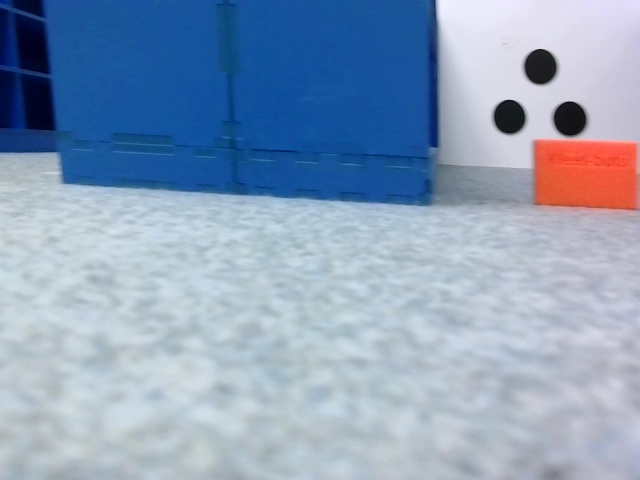
#> input picture software/python/test_data/IsleView2.jpg, 640 x 480 px
$ python -i stock.py   (imports and definitions only)
#> lines starting #> are read from the running program, lines starting #| are printed output that depends on the picture; after the words box and inside, x2 and y2 are one past the last pixel; in counts of white or black regions, pixels touching at a corner belong together
#> further down, picture is the input picture: shape (480, 640, 3); mean B, G, R 186.2, 160.3, 140.7
import cv2
import numpy as np

# Return a frame with boxes arround orange stock items
def findStock(frame):
    mask = frame.copy()
    # cv2.cvtColor(mask, cv2.COLOR_BGR2RGB, mask)
    cv2.GaussianBlur(mask, (5, 5), 0, mask)
    hsv = cv2.cvtColor(mask, cv2.COLOR_BGR2HSV)
#> hsv: shape (480, 640, 3); mean H, S, V 104.2, 84, 190.2

    lower_orange = np.array([0, 80, 0])
    upper_orange = np.array([100, 255, 255])

    mask_orange = cv2.inRange(hsv, lower_orange, upper_orange)
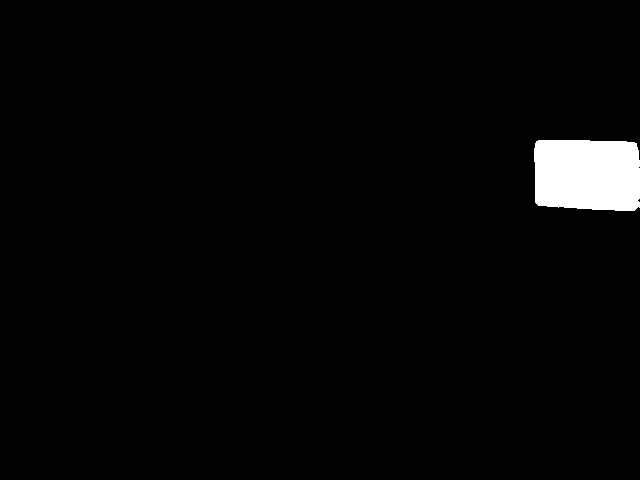
#> mask_orange: shape (480, 640); 2.3% white; 1 white region, box (x1, y1, x2, y2) and area: (534, 140, 640, 211) 7125
    openingMagnitude = 5
    mask_orange = cv2.erode(mask_orange, np.ones((openingMagnitude, openingMagnitude)))  # Erode to remove noise
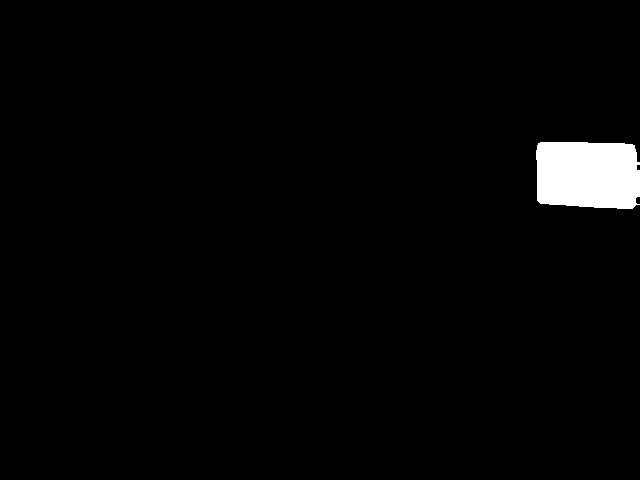
#> mask_orange: shape (480, 640); 2.1% white; 1 white region, box (x1, y1, x2, y2) and area: (536, 142, 640, 209) 6481
    mask_orange = cv2.dilate(mask_orange, np.ones((openingMagnitude, openingMagnitude)))  # Dilate to restore size
#> mask_orange: shape (480, 640); 2.3% white; 1 white region

    contours, _ = cv2.findContours(mask_orange, cv2.RETR_TREE, cv2.CHAIN_APPROX_SIMPLE)
#> contours = 1 contour; box (x1, y1, x2, y2) and area: (534, 140, 640, 211) 6958
    outputFrame = cv2.cvtColor(frame.copy(), cv2.COLOR_BGR2RGB)
    for cnt in contours:
        area = cv2.contourArea(cnt)
        if area > 10000:  # Ignore small noise
            rect = cv2.minAreaRect(cnt)
            box = cv2.boxPoints(rect)
            box = np.int_(box)
            cv2.drawContours(outputFrame,[box],0,(0,0,255),2)
            # Add the width

            # disatance 230mm
            # width 118mm
            # width 300px
            # Focal length = 584.75
            cv2.putText(outputFrame, str(np.round((118 * 584.75) / rect[1][0]) / 10), (int(rect[0][0]), int(rect[0][1])), cv2.FONT_HERSHEY_SIMPLEX, 0.6, (0, 0, 255), 2)
#> this loop made 1 pass
#> area on pass 1: 6958

    return outputFrame

>>> import cv2
>>> picture = cv2.imread('../../../../python/test_data/IsleView2.jpg')
>>> result = findStock(picture)

$ run again, on software/python/test_data/ramp.jpg
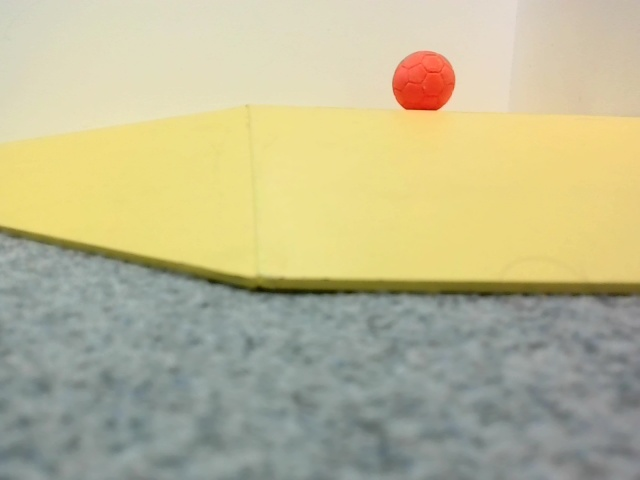
#> input picture software/python/test_data/ramp.jpg, 640 x 480 px
#> picture is the input picture: shape (480, 640, 3); mean B, G, R 147, 183.9, 188.7
#> hsv: shape (480, 640, 3); mean H, S, V 48.7, 60.1, 193.5
#> in findStock, `mask_orange = cv2.erode(mask_orange, np.ones((openingMagnitude, openin..`:
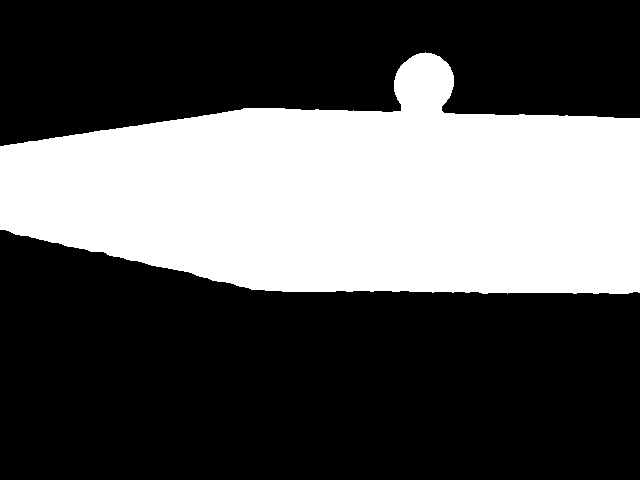
#> mask_orange: shape (480, 640); 34.5% white; 1 white region, box (x1, y1, x2, y2) and area: (0, 52, 640, 294) 105831
#> contours = 1 contour; box (x1, y1, x2, y2) and area: (0, 50, 640, 296) 108176
#> the loop in findStock, `for cnt in contours:` made 1 pass
#> (area, rect, box) on pass 1: (108175.5, ((319.5, 172.5), (245, 639), -90), [[639, 295], [0, 295], [0, 50], [639, 50]])
#> after the loop in findStock, `for cnt in contours:`:
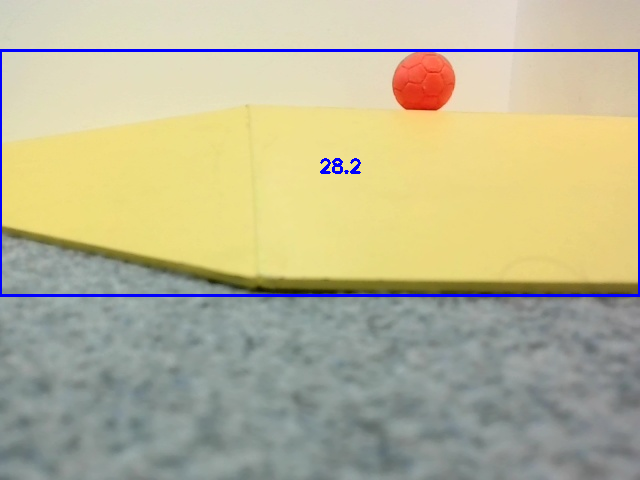
#> outputFrame: shape (480, 640, 3); mean R, G, B 185.7, 180.9, 148.8
